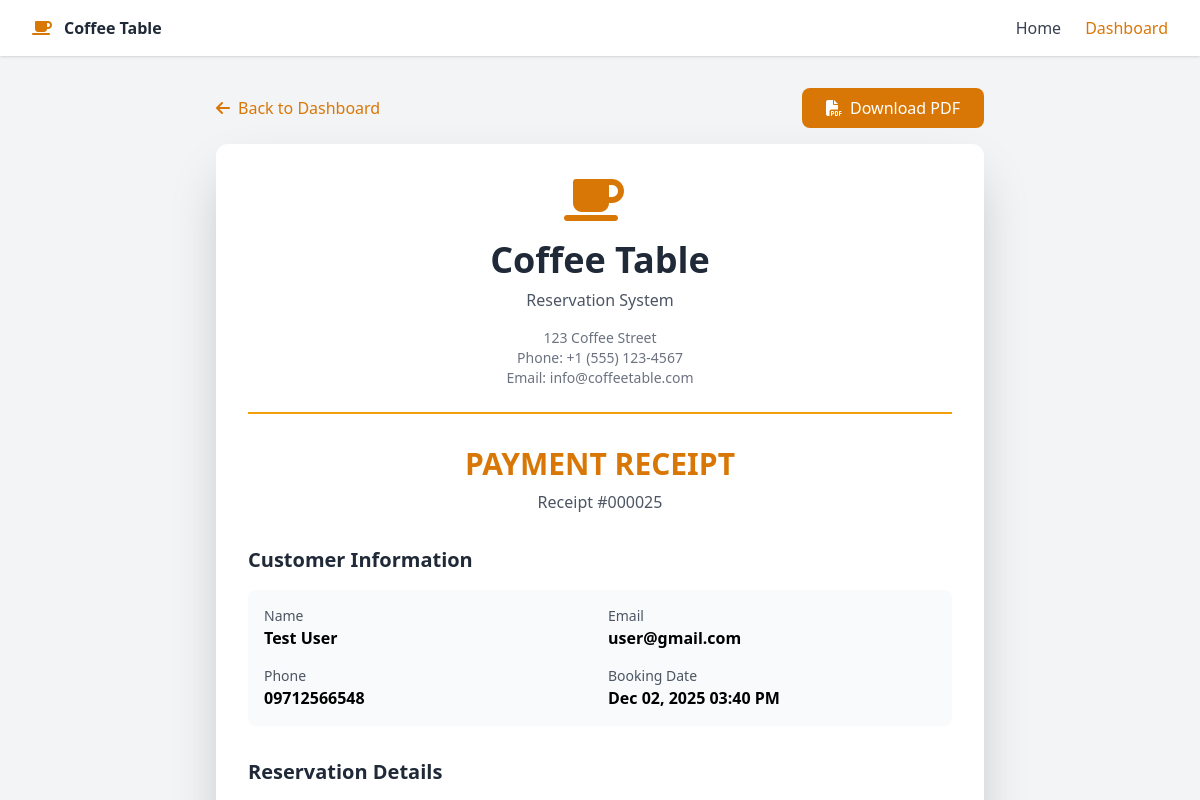
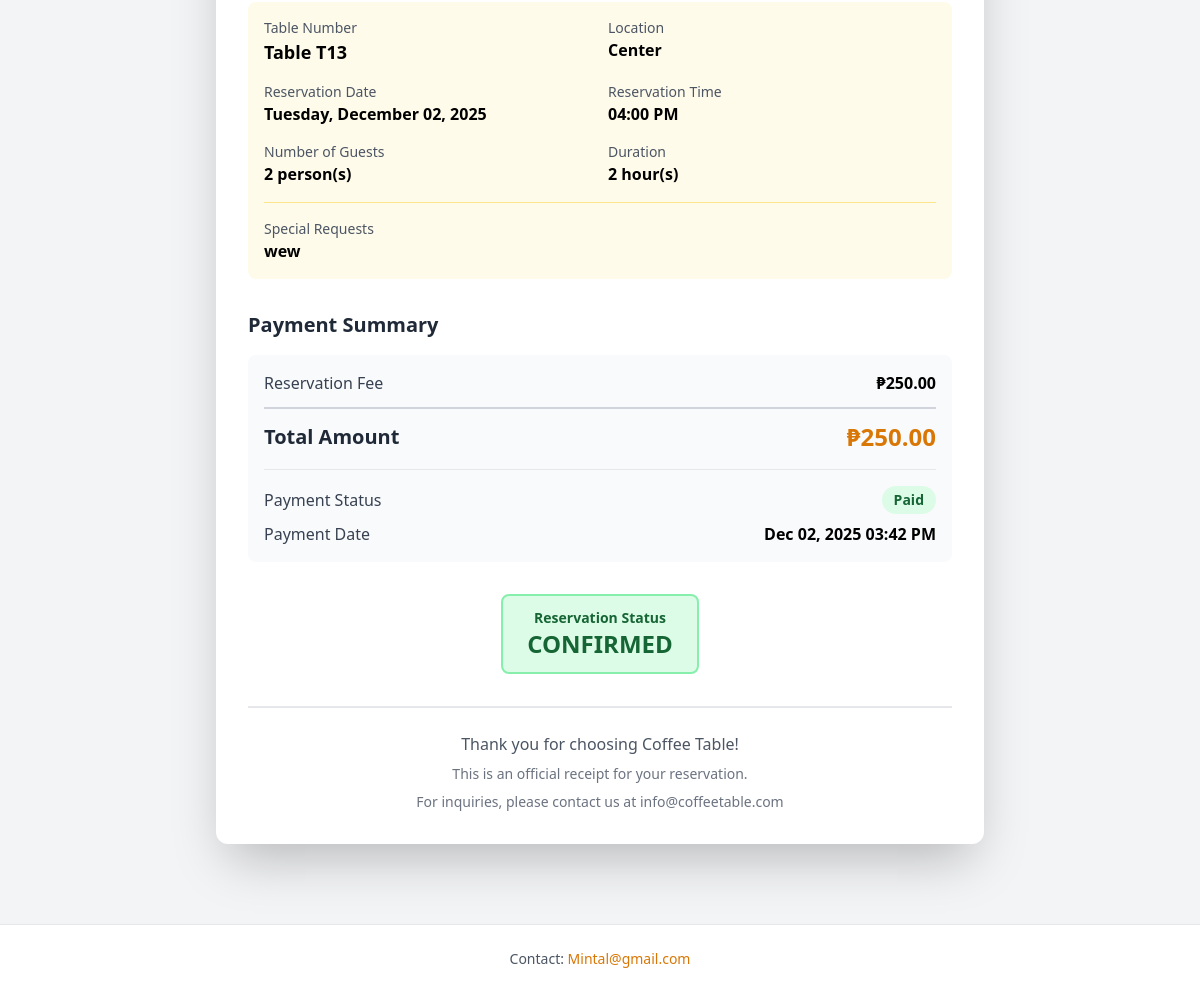
The app's page /user/generate_receipt.php?reservation_id=25 (signed in) with its own data (2 pictures, top to bottom).
### tables this page shows
CREATE TABLE `reservations` (
  `id` int(11) NOT NULL,
  `user_id` int(11) NOT NULL,
  `table_id` int(11) NOT NULL,
  `reservation_date` date NOT NULL,
  `reservation_time` time NOT NULL,
  `duration` int(11) DEFAULT 2,
  `guests` int(11) NOT NULL,
  `status` enum('pending','confirmed','cancelled','completed','rejected') DEFAULT 'pending',
  `special_requests` text DEFAULT NULL,
  `payment_amount` decimal(10,2) DEFAULT 0.00,
  `payment_status` enum('unpaid','paid') DEFAULT 'unpaid',
  `payment_date` timestamp NULL DEFAULT NULL,
  `created_at` timestamp NOT NULL DEFAULT current_timestamp(),
  `feedback_submitted` tinyint(1) DEFAULT 0
);

CREATE TABLE `users` (
  `id` int(11) NOT NULL,
  `username` varchar(100) NOT NULL,
  `email` varchar(100) NOT NULL,
  `password` varchar(255) NOT NULL,
  `phone` varchar(20) DEFAULT NULL,
  `role` enum('user','admin') DEFAULT 'user',
  `created_at` timestamp NOT NULL DEFAULT current_timestamp()
);

CREATE TABLE `tables` (
  `id` int(11) NOT NULL,
  `table_number` varchar(10) NOT NULL,
  `capacity` int(11) NOT NULL,
  `location` varchar(50) DEFAULT NULL,
  `status` enum('available','reserved','occupied') DEFAULT 'available',
  `image_url` varchar(255) DEFAULT NULL,
  `created_at` timestamp NOT NULL DEFAULT current_timestamp(),
  `price` decimal(10,2) DEFAULT 500.00
);

### user/generate_receipt.php (the view, shortened to what this page needs)
<?php
require_once '../includes/db.php';
$user_id = $_SESSION['user_id'];
$reservation_id = $_GET['reservation_id'];
$stmt = $conn->prepare("SELECT r.*, t.table_number, t.location, t.capacity, u.username, u.email, u.phone
                        FROM reservations r
                        JOIN tables t ON r.table_id = t.id
                        JOIN users u ON r.user_id = u.id
                        WHERE r.id = ? AND r.user_id = ?");
$stmt->bind_param("ii", $reservation_id, $user_id);
$stmt->execute();
$result = $stmt->get_result();
$reservation = $result->fetch_assoc();
?>
<!DOCTYPE html>
<html lang="en">
<head>
    <script src="https://cdn.tailwindcss.com"></script>
    <link rel="stylesheet" href="https://cdnjs.cloudflare.com/ajax/libs/font-awesome/6.4.0/css/all.min.css">
</head>
<body class="bg-gray-100">
    <nav class="bg-white shadow">
        <div class="max-w-7xl mx-auto px-4 sm:px-6 lg:px-8 h-14 flex items-center justify-between">
            <div class="flex items-center space-x-3">
                <i class="fas fa-coffee text-amber-600"></i>
                <span class="font-semibold text-gray-800">Coffee Table</span>
            </div>
            <div class="flex items-center space-x-6">
                <a href="../index.php" class="text-gray-700 hover:text-amber-600">Home</a>
                <a href="user_dashboard.php" class="text-amber-600 hover:text-amber-800">Dashboard</a>
            </div>
        </div>
    </nav>
    <div class="container mx-auto px-4 py-8">
        <div class="max-w-3xl mx-auto">
            <div class="mb-4 flex justify-between items-center">
                <a href="user_dashboard.php" class="text-amber-600 hover:text-amber-800">
                    <i class="fas fa-arrow-left mr-2"></i>Back to Dashboard
                </a>
                <button onclick="generatePDF()" class="bg-amber-600 hover:bg-amber-700 text-white px-6 py-2 rounded-lg transition">
                    <i class="fas fa-file-pdf mr-2"></i>Download PDF
                </button>
            </div>
            <div id="receipt" class="bg-white rounded-xl shadow-2xl p-8">
                <div class="text-center mb-8 border-b-2 border-amber-500 pb-6">
                    <div class="flex items-center justify-center mb-4">
                        <i class="fas fa-coffee text-amber-600 text-5xl mr-3"></i>
                    </div>
                    <h1 class="text-4xl font-bold text-gray-800 mb-2">Coffee Table</h1>
                    <p class="text-gray-600">Reservation System</p>
                    <div class="mt-4 text-sm text-gray-500">
                        <p>123 Coffee Street</p>
                        <p>Phone: +1 (555) 123-4567</p>
                        <p>Email: info@coffeetable.com</p>
                    </div>
                </div>
                <div class="text-center mb-8">
                    <h2 class="text-3xl font-bold text-amber-600 mb-2">PAYMENT RECEIPT</h2>
                    <p class="text-gray-600">Receipt #<?php echo str_pad($reservation['id'], 6, '0', STR_PAD_LEFT); ?></p>
                </div>
                <div class="mb-8">
                    <h3 class="text-xl font-bold text-gray-800 mb-4">Customer Information</h3>
                    <div class="bg-gray-50 p-4 rounded-lg">
                        <div class="grid grid-cols-2 gap-4">
                            <div>
                                <p class="text-sm text-gray-600">Name</p>
                                <p class="font-semibold"><?php echo htmlspecialchars($reservation['username']); ?></p>
                            </div>
                            <div>
                                <p class="text-sm text-gray-600">Email</p>
                                <p class="font-semibold"><?php echo htmlspecialchars($reservation['email']); ?></p>
                            </div>
                            <?php if ($reservation['phone']): ?>
                            <div>
                                <p class="text-sm text-gray-600">Phone</p>
                                <p class="font-semibold"><?php echo htmlspecialchars($reservation['phone']); ?></p>
                            </div>
                            <?php endif; ?>
                            <div>
                                <p class="text-sm text-gray-600">Booking Date</p>
                                <p class="font-semibold"><?php echo date('M d, Y h:i A', strtotime($reservation['created_at'])); ?></p>
                            </div>
                        </div>
                    </div>
                </div>
                <div class="mb-8">
                    <h3 class="text-xl font-bold text-gray-800 mb-4">Reservation Details</h3>
                    <div class="bg-amber-50 p-4 rounded-lg">
                        <div class="grid grid-cols-2 gap-4">
                            <div>
                                <p class="text-sm text-gray-600">Table Number</p>
                                <p class="font-semibold text-lg">Table <?php echo htmlspecialchars($reservation['table_number']); ?></p>
                            </div>
                            <div>
                                <p class="text-sm text-gray-600">Location</p>
                                <p class="font-semibold"><?php echo htmlspecialchars($reservation['location']); ?></p>
                            </div>
                            <div>
                                <p class="text-sm text-gray-600">Reservation Date</p>
                                <p class="font-semibold"><?php echo date('l, F d, Y', strtotime($reservation['reservation_date'])); ?></p>
                            </div>
                            <div>
                                <p class="text-sm text-gray-600">Reservation Time</p>
                                <p class="font-semibold"><?php echo date('h:i A', strtotime($reservation['reservation_time'])); ?></p>
                            </div>
                            <div>
                                <p class="text-sm text-gray-600">Number of Guests</p>
                                <p class="font-semibold"><?php echo $reservation['guests']; ?> person(s)</p>
                            </div>
                            <div>
                                <p class="text-sm text-gray-600">Duration</p>
                                <p class="font-semibold"><?php echo $reservation['duration']; ?> hour(s)</p>
                            </div>
                        </div>
                        <?php if ($reservation['special_requests']): ?>
                        <div class="mt-4 pt-4 border-t border-amber-200">
                            <p class="text-sm text-gray-600">Special Requests</p>
                            <p class="font-semibold"><?php echo htmlspecialchars($reservation['special_requests']); ?></p>
                        </div>
                        <?php endif; ?>
                    </div>
                </div>
                <div class="mb-8">
                    <h3 class="text-xl font-bold text-gray-800 mb-4">Payment Summary</h3>
                    <div class="bg-gray-50 p-4 rounded-lg">
                        <div class="flex justify-between items-center mb-3">
                            <span class="text-gray-700">Reservation Fee</span>
                            <span class="font-semibold">₱<?php echo number_format($reservation['payment_amount'], 2); ?></span>
                        </div>
                        <div class="border-t-2 border-gray-300 pt-3 mt-3">
                            <div class="flex justify-between items-center">
                                <span class="text-xl font-bold text-gray-800">Total Amount</span>
                                <span class="text-2xl font-bold text-amber-600">₱<?php echo number_format($reservation['payment_amount'], 2); ?></span>
                            </div>
                        </div>
                        <div class="mt-4 pt-4 border-t border-gray-200">
                            <div class="flex justify-between items-center">
                                <span class="text-gray-700">Payment Status</span>
                                <span class="px-3 py-1 bg-green-100 text-green-800 rounded-full text-sm font-semibold">
                                    <?php echo ucfirst($reservation['payment_status']); ?>
                                </span>
                            </div>
                            <?php if ($reservation['payment_date']): ?>
                            <div class="flex justify-between items-center mt-2">
                                <span class="text-gray-700">Payment Date</span>
                                <span class="font-semibold"><?php echo date('M d, Y h:i A', strtotime($reservation['payment_date'])); ?></span>
                            </div>
                            <?php endif; ?>
                        </div>
                    </div>
                </div>
                <div class="text-center mb-8">
                    <?php
                    $status_colors = [
                        'pending' => 'bg-yellow-100 text-yellow-800 border-yellow-300',
                        'confirmed' => 'bg-green-100 text-green-800 border-green-300',
                        'cancelled' => 'bg-red-100 text-red-800 border-red-300',
                        'completed' => 'bg-blue-100 text-blue-800 border-blue-300',
                        'rejected' => 'bg-red-100 text-red-800 border-red-300'
                    ];
                    $status = $reservation['status'];
                    ?>
                    <div class="inline-block px-6 py-3 border-2 rounded-lg <?php echo $status_colors[$status]; ?>">
                        <p class="text-sm font-semibold">Reservation Status</p>
                        <p class="text-2xl font-bold uppercase"><?php echo $status; ?></p>
                    </div>
                </div>
                <div class="text-center pt-6 border-t-2 border-gray-200">
                    <p class="text-gray-600 mb-2">Thank you for choosing Coffee Table!</p>
                    <p class="text-sm text-gray-500">This is an official receipt for your reservation.</p>
                    <p class="text-sm text-gray-500 mt-2">For inquiries, please contact us at info@coffeetable.com</p>
                </div>
            </div>
        </div>
    </div>
    <footer class="mt-12 bg-white border-t">
        <div class="max-w-7xl mx-auto px-4 sm:px-6 lg:px-8 py-6 text-center text-sm text-gray-600">
            Contact: <a href="mailto:Mintal@gmail.com" class="text-amber-600 hover:text-amber-800">Mintal@gmail.com</a>
        </div>
    </footer>
</body>
</html>

### records on screen
reservations: id "000025", user.username "Test User", user.email "user@gmail.com", user.phone "09712566548", created_at "Dec 02, 2025 03:40 PM", table.table_number "T13", table.location "Center", reservation_date "Tuesday, December 02, 2025", reservation_time "04:00 PM", guests "2", duration "2", special_requests "wew", payment_amount "250.00", payment_status "Paid", payment_date "Dec 02, 2025 03:42 PM", status "CONFIRMED"
